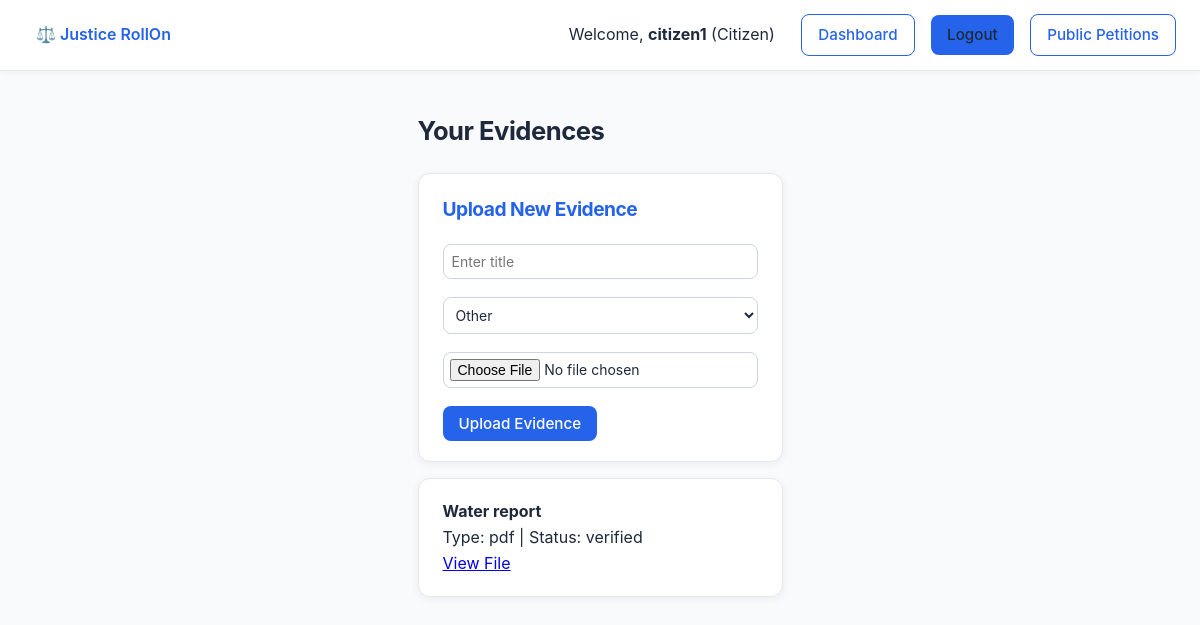
/evidences/ (signed in), run on an earlier commit of the app's database.
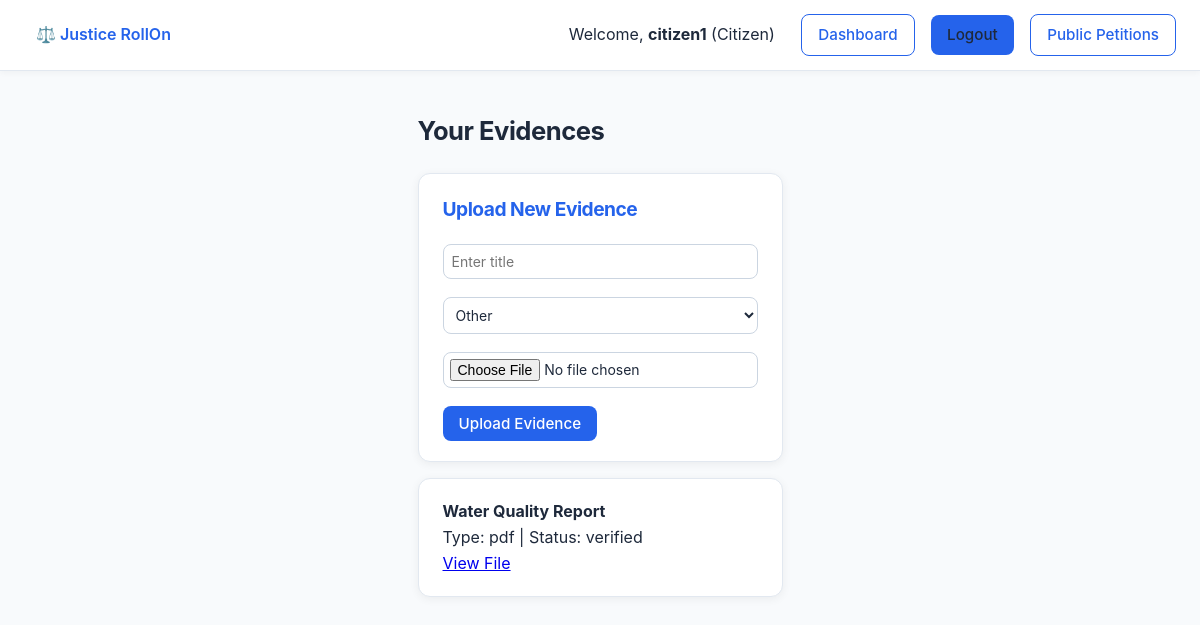
And on a later commit of the database.
### core/models.py (models this page shows, shortened)
class Evidence(models.Model):
    FILE_TYPES = (
        ("image", "Image"),
        ("pdf", "PDF"),
        ("video", "Video"),
        ("doc", "Document"),
        ("other", "Other"),
    )
    VERIFICATION_STATUS = (
        ("pending", "Pending"),
        ("verified", "Verified"),
        ("rejected", "Rejected"),
    )
    uploader = models.ForeignKey(
        User,
        on_delete=models.CASCADE,
        related_name="evidences",
        help_text="The user who uploaded this evidence.",
    )
    file = models.FileField(
        upload_to="evidence/",
        help_text="The actual uploaded file (stored in MEDIA_ROOT/evidence/).",
    )
    title = models.CharField(max_length=255, help_text="Descriptive title of the evidence.")
    file_type = models.CharField(
        max_length=20,
        choices=FILE_TYPES,
        default="other",
        help_text="Type of file for filtering and display purposes.",
    )
    uploaded_at = models.DateTimeField(auto_now_add=True)
    size_bytes = models.PositiveIntegerField(
        null=True,
        blank=True,
        help_text="File size in bytes (automatically populated on save).",
    )
    case_tag = models.CharField(
        max_length=128,
        blank=True,
        help_text="Optional tag to group evidence by case or topic.",
    )
    verification_status = models.CharField(
        max_length=20,
        choices=VERIFICATION_STATUS,
        default="pending",
        help_text="Moderation status: pending review, verified, or rejected.",
    )
    rule_violation = models.CharField(
        max_length=255,
        blank=True,
        help_text="Description of any platform rule violation (if rejected).",
    )
    party_involved = models.CharField(
        max_length=255,
        blank=True,
        help_text="Names or entities involved in the evidence.",
    )
    harm = models.TextField(
        blank=True,
        help_text="Description of harm caused or alleged (for sensitive content review).",
    )
    def save(self, *args, **kwargs):
        """Automatically populate file size on save if file is attached."""
        if self.file:
            try:
                self.size_bytes = self.file.size
            except Exception:
                pass
        super().save(*args, **kwargs)
    class Meta:
        ordering = ["-uploaded_at"]
        verbose_name_plural = "Evidence"

### core/views.py (the view)
# urls.py: path("evidences/", views.evidence_list, name="evidence_list"),
@login_required
def evidence_list(request):
    evidences = Evidence.objects.filter(uploader=request.user)
    return render(request, "evidence_list.html", {"evidences": evidences})

### core/templates/evidence_list.html (shortened to what this page needs)
{% extends "base.html" %}
{% block content %}
<h2>Your Evidences</h2>
<div class="card" style="margin-bottom: 1rem;">
  <h3>Upload New Evidence</h3>
  {% if user.role == "citizen" %}
  <form method="post" enctype="multipart/form-data" action="/api/upload-evidence/">
    <div style="margin-bottom: 0.5rem;">
      <input type="text" name="title" placeholder="Enter title" required class="input" style="width: 100%; padding: 8px;">
    </div>
    <div style="margin-bottom: 0.5rem;">
      <select name="file_type" class="input" style="width: 100%; padding: 8px;">
        <option value="other" selected>Other</option>
      </select>
    </div>
    <div style="margin-bottom: 0.5rem;">
      <input type="file" name="file" required style="width: 100%; padding: 6px;">
    </div>
    <button type="submit" class="btn">Upload Evidence</button>
  </form>
  {% endif %}
</div>
{% for e in evidences %}
<div class="card">
  <strong>{{ e.title }}</strong><br>
  Type: {{ e.file_type }} | Status: {{ e.verification_status }}<br>
  <a href="{{ e.file.url }}" target="_blank">View File</a>
</div>
{% empty %}
<p>No evidences yet.</p>
{% endfor %}
{% endblock %}

What changed in the data, as far as the page shows it:
removed Evidence: title "Water report", file_type "pdf", verification_status "verified"
added Evidence: title "Water Quality Report", file_type "pdf", verification_status "verified"
